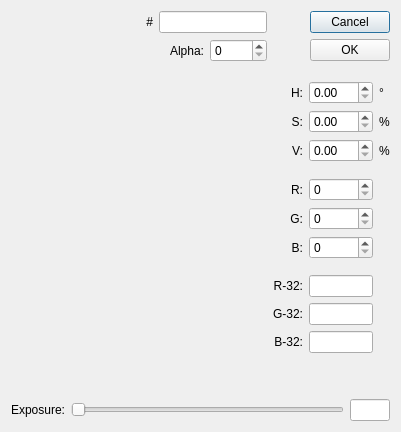
<?xml version="1.0" encoding="UTF-8"?>
<ui version="4.0">
 <class>ColorDialog</class>
 <widget class="QDialog" name="ColorDialog">
  <property name="geometry">
   <rect>
    <x>0</x>
    <y>0</y>
    <width>397</width>
    <height>432</height>
   </rect>
  </property>
  <property name="maximumSize">
   <size>
    <width>397</width>
    <height>432</height>
   </size>
  </property>
  <property name="windowTitle">
   <string>Color Picker</string>
  </property>
  <property name="windowIcon">
   <iconset resource="../QtResources/resources.qrc">
    <normaloff>:/GuiFoundation/EZ-logo.svg</normaloff>:/GuiFoundation/EZ-logo.svg</iconset>
  </property>
  <layout class="QHBoxLayout" name="horizontalLayout_6">
   <item>
    <layout class="QGridLayout" name="gridLayout_2">
     <item row="3" column="0" colspan="2">
      <layout class="QHBoxLayout" name="horizontalLayout">
       <item>
        <widget class="QLabel" name="LabelExposure">
         <property name="text">
          <string>Exposure:</string>
         </property>
        </widget>
       </item>
       <item>
        <widget class="QSlider" name="SliderExposure">
         <property name="maximum">
          <number>2000</number>
         </property>
         <property name="orientation">
          <enum>Qt::Horizontal</enum>
         </property>
        </widget>
       </item>
       <item>
        <widget class="QLineEdit" name="LineExposure">
         <property name="sizePolicy">
          <sizepolicy hsizetype="Minimum" vsizetype="Fixed">
           <horstretch>0</horstretch>
           <verstretch>0</verstretch>
          </sizepolicy>
         </property>
         <property name="maximumSize">
          <size>
           <width>40</width>
           <height>16777215</height>
          </size>
         </property>
         <property name="readOnly">
          <bool>true</bool>
         </property>
        </widget>
       </item>
      </layout>
     </item>
     <item row="0" column="1">
      <layout class="QHBoxLayout" name="horizontalLayout_3">
       <item>
        <spacer name="horizontalSpacer">
         <property name="orientation">
          <enum>Qt::Horizontal</enum>
         </property>
         <property name="sizeHint" stdset="0">
          <size>
           <width>40</width>
           <height>20</height>
          </size>
         </property>
        </spacer>
       </item>
       <item>
        <layout class="QVBoxLayout" name="verticalLayout_3">
         <item>
          <widget class="QPushButton" name="ButtonCancel">
           <property name="text">
            <string>Cancel</string>
           </property>
          </widget>
         </item>
         <item>
          <widget class="QPushButton" name="ButtonOk">
           <property name="text">
            <string>OK</string>
           </property>
          </widget>
         </item>
         <item>
          <spacer name="verticalSpacer_5">
           <property name="orientation">
            <enum>Qt::Vertical</enum>
           </property>
           <property name="sizeHint" stdset="0">
            <size>
             <width>20</width>
             <height>0</height>
            </size>
           </property>
          </spacer>
         </item>
        </layout>
       </item>
      </layout>
     </item>
     <item row="0" column="0">
      <layout class="QHBoxLayout" name="horizontalLayout_5">
       <item>
        <layout class="QVBoxLayout" name="verticalLayout_5">
         <item>
          <widget class="ezQtColorCompareWidget" name="ColorCompare" native="true">
           <property name="sizePolicy">
            <sizepolicy hsizetype="Fixed" vsizetype="Fixed">
             <horstretch>0</horstretch>
             <verstretch>0</verstretch>
            </sizepolicy>
           </property>
           <property name="minimumSize">
            <size>
             <width>64</width>
             <height>64</height>
            </size>
           </property>
           <property name="maximumSize">
            <size>
             <width>64</width>
             <height>64</height>
            </size>
           </property>
          </widget>
         </item>
         <item>
          <spacer name="verticalSpacer_8">
           <property name="orientation">
            <enum>Qt::Vertical</enum>
           </property>
           <property name="sizeHint" stdset="0">
            <size>
             <width>17</width>
             <height>0</height>
            </size>
           </property>
          </spacer>
         </item>
        </layout>
       </item>
       <item>
        <spacer name="horizontalSpacer_2">
         <property name="orientation">
          <enum>Qt::Horizontal</enum>
         </property>
         <property name="sizeHint" stdset="0">
          <size>
           <width>40</width>
           <height>20</height>
          </size>
         </property>
        </spacer>
       </item>
       <item>
        <layout class="QVBoxLayout" name="verticalLayout_4">
         <item>
          <layout class="QHBoxLayout" name="horizontalLayout_4">
           <item>
            <widget class="QLabel" name="label_8">
             <property name="text">
              <string>#</string>
             </property>
             <property name="alignment">
              <set>Qt::AlignRight|Qt::AlignTrailing|Qt::AlignVCenter</set>
             </property>
            </widget>
           </item>
           <item>
            <widget class="QLineEdit" name="LineHEX"/>
           </item>
          </layout>
         </item>
         <item>
          <layout class="QHBoxLayout" name="horizontalLayout_2">
           <item>
            <widget class="QLabel" name="LabelAlpha">
             <property name="text">
              <string>Alpha:</string>
             </property>
             <property name="alignment">
              <set>Qt::AlignRight|Qt::AlignTrailing|Qt::AlignVCenter</set>
             </property>
            </widget>
           </item>
           <item>
            <widget class="ezQtDoubleSpinBox" name="SpinAlpha">
             <property name="decimals">
              <number>0</number>
             </property>
             <property name="maximum">
              <double>255.000000000000000</double>
             </property>
            </widget>
           </item>
          </layout>
         </item>
         <item>
          <spacer name="verticalSpacer_3">
           <property name="orientation">
            <enum>Qt::Vertical</enum>
           </property>
           <property name="sizeHint" stdset="0">
            <size>
             <width>20</width>
             <height>0</height>
            </size>
           </property>
          </spacer>
         </item>
        </layout>
       </item>
      </layout>
     </item>
     <item row="1" column="0">
      <layout class="QVBoxLayout" name="verticalLayout_2">
       <item>
        <widget class="ezQtColorAreaWidget" name="ColorArea" native="true">
         <property name="sizePolicy">
          <sizepolicy hsizetype="Fixed" vsizetype="Fixed">
           <horstretch>0</horstretch>
           <verstretch>0</verstretch>
          </sizepolicy>
         </property>
         <property name="minimumSize">
          <size>
           <width>256</width>
           <height>256</height>
          </size>
         </property>
         <property name="maximumSize">
          <size>
           <width>256</width>
           <height>256</height>
          </size>
         </property>
        </widget>
       </item>
       <item>
        <widget class="ezQtColorRangeWidget" name="ColorRange" native="true">
         <property name="sizePolicy">
          <sizepolicy hsizetype="Fixed" vsizetype="Fixed">
           <horstretch>0</horstretch>
           <verstretch>0</verstretch>
          </sizepolicy>
         </property>
         <property name="minimumSize">
          <size>
           <width>256</width>
           <height>32</height>
          </size>
         </property>
         <property name="maximumSize">
          <size>
           <width>256</width>
           <height>32</height>
          </size>
         </property>
        </widget>
       </item>
       <item>
        <spacer name="verticalSpacer_4">
         <property name="orientation">
          <enum>Qt::Vertical</enum>
         </property>
         <property name="sizeHint" stdset="0">
          <size>
           <width>20</width>
           <height>0</height>
          </size>
         </property>
        </spacer>
       </item>
      </layout>
     </item>
     <item row="1" column="1">
      <layout class="QVBoxLayout" name="verticalLayout">
       <item>
        <layout class="QGridLayout" name="gridLayout">
         <item row="1" column="1">
          <widget class="ezQtDoubleSpinBox" name="SpinSaturation">
           <property name="maximum">
            <double>100.000000000000000</double>
           </property>
          </widget>
         </item>
         <item row="4" column="1">
          <widget class="ezQtDoubleSpinBox" name="SpinRed">
           <property name="minimumSize">
            <size>
             <width>50</width>
             <height>0</height>
            </size>
           </property>
           <property name="decimals">
            <number>0</number>
           </property>
           <property name="maximum">
            <double>255.000000000000000</double>
           </property>
          </widget>
         </item>
         <item row="1" column="2">
          <widget class="QLabel" name="label_4">
           <property name="text">
            <string>%</string>
           </property>
          </widget>
         </item>
         <item row="6" column="1">
          <widget class="ezQtDoubleSpinBox" name="SpinBlue">
           <property name="decimals">
            <number>0</number>
           </property>
           <property name="maximum">
            <double>255.000000000000000</double>
           </property>
          </widget>
         </item>
         <item row="8" column="1">
          <widget class="QLineEdit" name="LineRed32">
           <property name="minimumSize">
            <size>
             <width>50</width>
             <height>0</height>
            </size>
           </property>
           <property name="readOnly">
            <bool>true</bool>
           </property>
          </widget>
         </item>
         <item row="2" column="0">
          <widget class="QLabel" name="label_6">
           <property name="text">
            <string>V:</string>
           </property>
           <property name="alignment">
            <set>Qt::AlignRight|Qt::AlignTrailing|Qt::AlignVCenter</set>
           </property>
          </widget>
         </item>
         <item row="3" column="1">
          <spacer name="verticalSpacer">
           <property name="orientation">
            <enum>Qt::Vertical</enum>
           </property>
           <property name="sizeType">
            <enum>QSizePolicy::Fixed</enum>
           </property>
           <property name="sizeHint" stdset="0">
            <size>
             <width>20</width>
             <height>10</height>
            </size>
           </property>
          </spacer>
         </item>
         <item row="2" column="2">
          <widget class="QLabel" name="label_5">
           <property name="text">
            <string>%</string>
           </property>
          </widget>
         </item>
         <item row="11" column="1">
          <spacer name="verticalSpacer_7">
           <property name="orientation">
            <enum>Qt::Vertical</enum>
           </property>
           <property name="sizeHint" stdset="0">
            <size>
             <width>20</width>
             <height>0</height>
            </size>
           </property>
          </spacer>
         </item>
         <item row="7" column="1">
          <spacer name="verticalSpacer_2">
           <property name="orientation">
            <enum>Qt::Vertical</enum>
           </property>
           <property name="sizeType">
            <enum>QSizePolicy::Fixed</enum>
           </property>
           <property name="sizeHint" stdset="0">
            <size>
             <width>20</width>
             <height>10</height>
            </size>
           </property>
          </spacer>
         </item>
         <item row="9" column="1">
          <widget class="QLineEdit" name="LineGreen32">
           <property name="readOnly">
            <bool>true</bool>
           </property>
          </widget>
         </item>
         <item row="0" column="2">
          <widget class="QLabel" name="label_2">
           <property name="text">
            <string>°</string>
           </property>
          </widget>
         </item>
         <item row="9" column="0">
          <widget class="QLabel" name="LabelG32">
           <property name="text">
            <string>G-32:</string>
           </property>
           <property name="alignment">
            <set>Qt::AlignRight|Qt::AlignTrailing|Qt::AlignVCenter</set>
           </property>
          </widget>
         </item>
         <item row="2" column="1">
          <widget class="ezQtDoubleSpinBox" name="SpinValue">
           <property name="maximum">
            <double>100.000000000000000</double>
           </property>
          </widget>
         </item>
         <item row="5" column="1">
          <widget class="ezQtDoubleSpinBox" name="SpinGreen">
           <property name="decimals">
            <number>0</number>
           </property>
           <property name="maximum">
            <double>255.000000000000000</double>
           </property>
          </widget>
         </item>
         <item row="10" column="0">
          <widget class="QLabel" name="LabelB32">
           <property name="text">
            <string>B-32:</string>
           </property>
           <property name="alignment">
            <set>Qt::AlignRight|Qt::AlignTrailing|Qt::AlignVCenter</set>
           </property>
          </widget>
         </item>
         <item row="1" column="0">
          <widget class="QLabel" name="label_3">
           <property name="text">
            <string>S:</string>
           </property>
           <property name="alignment">
            <set>Qt::AlignRight|Qt::AlignTrailing|Qt::AlignVCenter</set>
           </property>
          </widget>
         </item>
         <item row="8" column="0">
          <widget class="QLabel" name="LabelR32">
           <property name="text">
            <string>R-32:</string>
           </property>
           <property name="alignment">
            <set>Qt::AlignRight|Qt::AlignTrailing|Qt::AlignVCenter</set>
           </property>
          </widget>
         </item>
         <item row="0" column="1">
          <widget class="ezQtDoubleSpinBox" name="SpinHue">
           <property name="minimumSize">
            <size>
             <width>50</width>
             <height>0</height>
            </size>
           </property>
           <property name="maximum">
            <double>359.000000000000000</double>
           </property>
          </widget>
         </item>
         <item row="6" column="0">
          <widget class="QLabel" name="label_11">
           <property name="text">
            <string>B:</string>
           </property>
           <property name="alignment">
            <set>Qt::AlignRight|Qt::AlignTrailing|Qt::AlignVCenter</set>
           </property>
          </widget>
         </item>
         <item row="5" column="0">
          <widget class="QLabel" name="label_9">
           <property name="text">
            <string>G:</string>
           </property>
           <property name="alignment">
            <set>Qt::AlignRight|Qt::AlignTrailing|Qt::AlignVCenter</set>
           </property>
          </widget>
         </item>
         <item row="4" column="0">
          <widget class="QLabel" name="label_7">
           <property name="text">
            <string>R:</string>
           </property>
           <property name="alignment">
            <set>Qt::AlignRight|Qt::AlignTrailing|Qt::AlignVCenter</set>
           </property>
          </widget>
         </item>
         <item row="10" column="1">
          <widget class="QLineEdit" name="LineBlue32">
           <property name="readOnly">
            <bool>true</bool>
           </property>
          </widget>
         </item>
         <item row="0" column="0">
          <widget class="QLabel" name="label">
           <property name="text">
            <string>H:</string>
           </property>
           <property name="alignment">
            <set>Qt::AlignRight|Qt::AlignTrailing|Qt::AlignVCenter</set>
           </property>
          </widget>
         </item>
        </layout>
       </item>
      </layout>
     </item>
     <item row="2" column="0">
      <spacer name="verticalSpacer_6">
       <property name="orientation">
        <enum>Qt::Vertical</enum>
       </property>
       <property name="sizeType">
        <enum>QSizePolicy::Expanding</enum>
       </property>
       <property name="sizeHint" stdset="0">
        <size>
         <width>0</width>
         <height>0</height>
        </size>
       </property>
      </spacer>
     </item>
    </layout>
   </item>
  </layout>
 </widget>
 <customwidgets>
  <customwidget>
   <class>ezQtColorRangeWidget</class>
   <extends>QWidget</extends>
   <header location="global">GuiFoundation/UIServices/ColorDlgWidgets.moc.h</header>
   <container>1</container>
  </customwidget>
  <customwidget>
   <class>ezQtColorAreaWidget</class>
   <extends>QWidget</extends>
   <header location="global">GuiFoundation/UIServices/ColorDlgWidgets.moc.h</header>
   <container>1</container>
  </customwidget>
  <customwidget>
   <class>ezQtColorCompareWidget</class>
   <extends>QWidget</extends>
   <header location="global">GuiFoundation/UIServices/ColorDlgWidgets.moc.h</header>
   <container>1</container>
  </customwidget>
  <customwidget>
   <class>ezQtDoubleSpinBox</class>
   <extends>QDoubleSpinBox</extends>
   <header location="global">GuiFoundation/Widgets/DoubleSpinBox.moc.h</header>
  </customwidget>
 </customwidgets>
 <tabstops>
  <tabstop>SpinHue</tabstop>
  <tabstop>SpinSaturation</tabstop>
  <tabstop>SpinValue</tabstop>
  <tabstop>SpinRed</tabstop>
  <tabstop>SpinGreen</tabstop>
  <tabstop>SpinBlue</tabstop>
  <tabstop>LineRed32</tabstop>
  <tabstop>LineGreen32</tabstop>
  <tabstop>LineBlue32</tabstop>
  <tabstop>SliderExposure</tabstop>
  <tabstop>LineExposure</tabstop>
  <tabstop>LineHEX</tabstop>
  <tabstop>SpinAlpha</tabstop>
  <tabstop>ButtonCancel</tabstop>
  <tabstop>ButtonOk</tabstop>
 </tabstops>
 <resources>
  <include location="../QtResources/resources.qrc"/>
 </resources>
 <connections/>
</ui>
